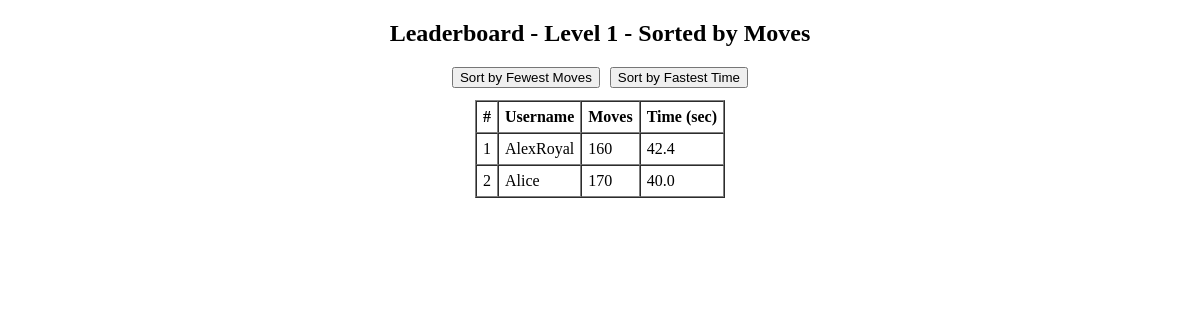
The page /game_leaderboard/moves/1 on the database as committed earlier.
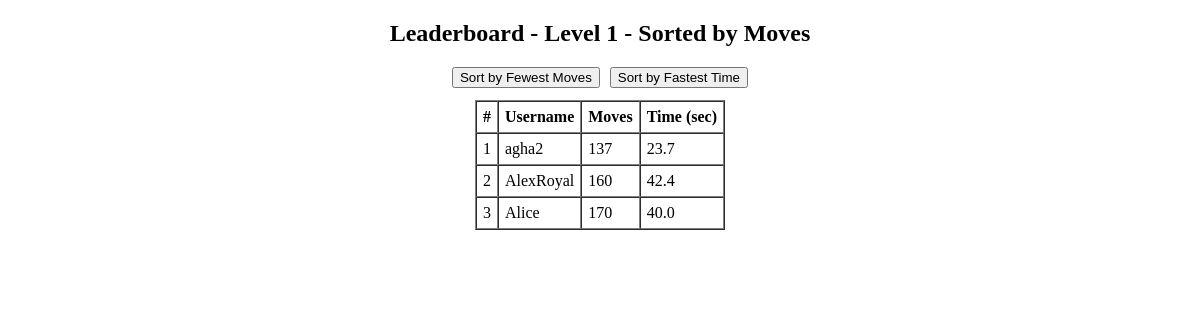
The same page on the database as committed later.
### server.py (models this page shows)
class ScoreMoves(db.Model):
    score_id = db.Column(db.Integer, primary_key=True)
    username = db.Column(db.String(20), nullable=False)
    level = db.Column(db.String(30), nullable=False)
    moves = db.Column(db.Integer, nullable=False)
    time_taken = db.Column(db.Float, nullable=False)
    __table_args__ = (
        db.UniqueConstraint('username', 'level', name='unique_username_level'),
    )

### server.py (the view)
@app.route('/game_leaderboard/moves/<level>')
def game_leaderboard_moves(level):
    scores = ScoreMoves.query.filter_by(level=level).order_by(ScoreMoves.moves.asc()).all()
    return render_template('gameleaderboard.html', scores=scores, selected_level=level, mode='moves')

### templates/gameleaderboard.html (shortened to what this page needs)
<!DOCTYPE html>
<html lang="en">
<head>
    <link rel="stylesheet" href="{{ url_for('static', filename='css/styleleaderboard.css') }}">
</head>
<body>
    <div class="leaderboard-container">
        <h2>Leaderboard - Level {{ selected_level }} - Sorted by {{ mode|capitalize }}</h2>
        <div class="sort-buttons">
            <form action="{{ url_for('game_leaderboard_moves', level=selected_level) }}" method="get">
                <button type="submit">Sort by Fewest Moves</button>
            </form>
            <form action="{{ url_for('game_leaderboard_time', level=selected_level) }}" method="get">
                <button type="submit">Sort by Fastest Time</button>
            </form>
        </div>
        <table border="1" cellspacing="0" cellpadding="6">
            <tr>
                <th>#</th>
                <th>Username</th>
                <th>Moves</th>
                <th>Time (sec)</th>
            </tr>
            {% for score in scores %}
            <tr>
                <td>{{ loop.index }}</td>
                <td>{{ score.username }}</td>
                <td>{{ score.moves }}</td>
                <td>{{ score.time_taken }}</td>
            </tr>
            {% endfor %}
        </table>
    </div>
</body>
</html>

Rows that differ between the two databases and show on the page:
added ScoreMoves: username "agha2", moves "137", time_taken "23.7"
